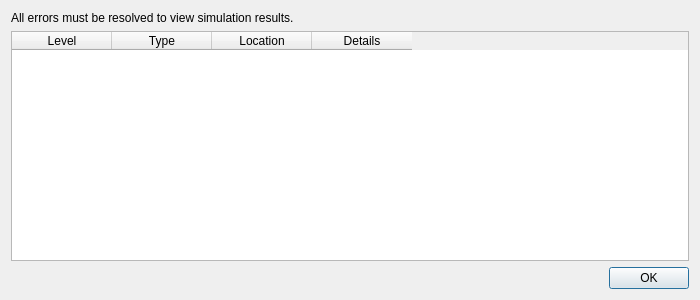
<?xml version="1.0" encoding="UTF-8"?>
<ui version="4.0">
 <class>SimAlertsDialog</class>
 <widget class="QDialog" name="SimAlertsDialog">
  <property name="windowModality">
   <enum>Qt::ApplicationModal</enum>
  </property>
  <property name="geometry">
   <rect>
    <x>0</x>
    <y>0</y>
    <width>700</width>
    <height>300</height>
   </rect>
  </property>
  <property name="sizePolicy">
   <sizepolicy hsizetype="Expanding" vsizetype="Expanding">
    <horstretch>0</horstretch>
    <verstretch>0</verstretch>
   </sizepolicy>
  </property>
  <property name="minimumSize">
   <size>
    <width>700</width>
    <height>300</height>
   </size>
  </property>
  <property name="maximumSize">
   <size>
    <width>700</width>
    <height>300</height>
   </size>
  </property>
  <property name="windowTitle">
   <string>Simulation Output</string>
  </property>
  <property name="windowIcon">
   <iconset>
    <normaloff>resources/oMIconCycles.png</normaloff>resources/oMIconCycles.png</iconset>
  </property>
  <layout class="QVBoxLayout" name="verticalLayout">
   <item>
    <widget class="QLabel" name="label">
     <property name="text">
      <string>All errors must be resolved to view simulation results.</string>
     </property>
    </widget>
   </item>
   <item>
    <widget class="QTableWidget" name="tableWidgetAlerts">
     <property name="editTriggers">
      <set>QAbstractItemView::NoEditTriggers</set>
     </property>
     <property name="columnCount">
      <number>4</number>
     </property>
     <column>
      <property name="text">
       <string>Level</string>
      </property>
     </column>
     <column>
      <property name="text">
       <string>Type</string>
      </property>
     </column>
     <column>
      <property name="text">
       <string>Location</string>
      </property>
     </column>
     <column>
      <property name="text">
       <string>Details</string>
      </property>
     </column>
    </widget>
   </item>
   <item>
    <widget class="QDialogButtonBox" name="buttonBox">
     <property name="orientation">
      <enum>Qt::Horizontal</enum>
     </property>
     <property name="standardButtons">
      <set>QDialogButtonBox::Ok</set>
     </property>
    </widget>
   </item>
  </layout>
 </widget>
 <resources/>
 <connections>
  <connection>
   <sender>buttonBox</sender>
   <signal>accepted()</signal>
   <receiver>SimAlertsDialog</receiver>
   <slot>accept()</slot>
   <hints>
    <hint type="sourcelabel">
     <x>248</x>
     <y>254</y>
    </hint>
    <hint type="destinationlabel">
     <x>157</x>
     <y>274</y>
    </hint>
   </hints>
  </connection>
  <connection>
   <sender>buttonBox</sender>
   <signal>rejected()</signal>
   <receiver>SimAlertsDialog</receiver>
   <slot>reject()</slot>
   <hints>
    <hint type="sourcelabel">
     <x>316</x>
     <y>260</y>
    </hint>
    <hint type="destinationlabel">
     <x>286</x>
     <y>274</y>
    </hint>
   </hints>
  </connection>
 </connections>
</ui>
